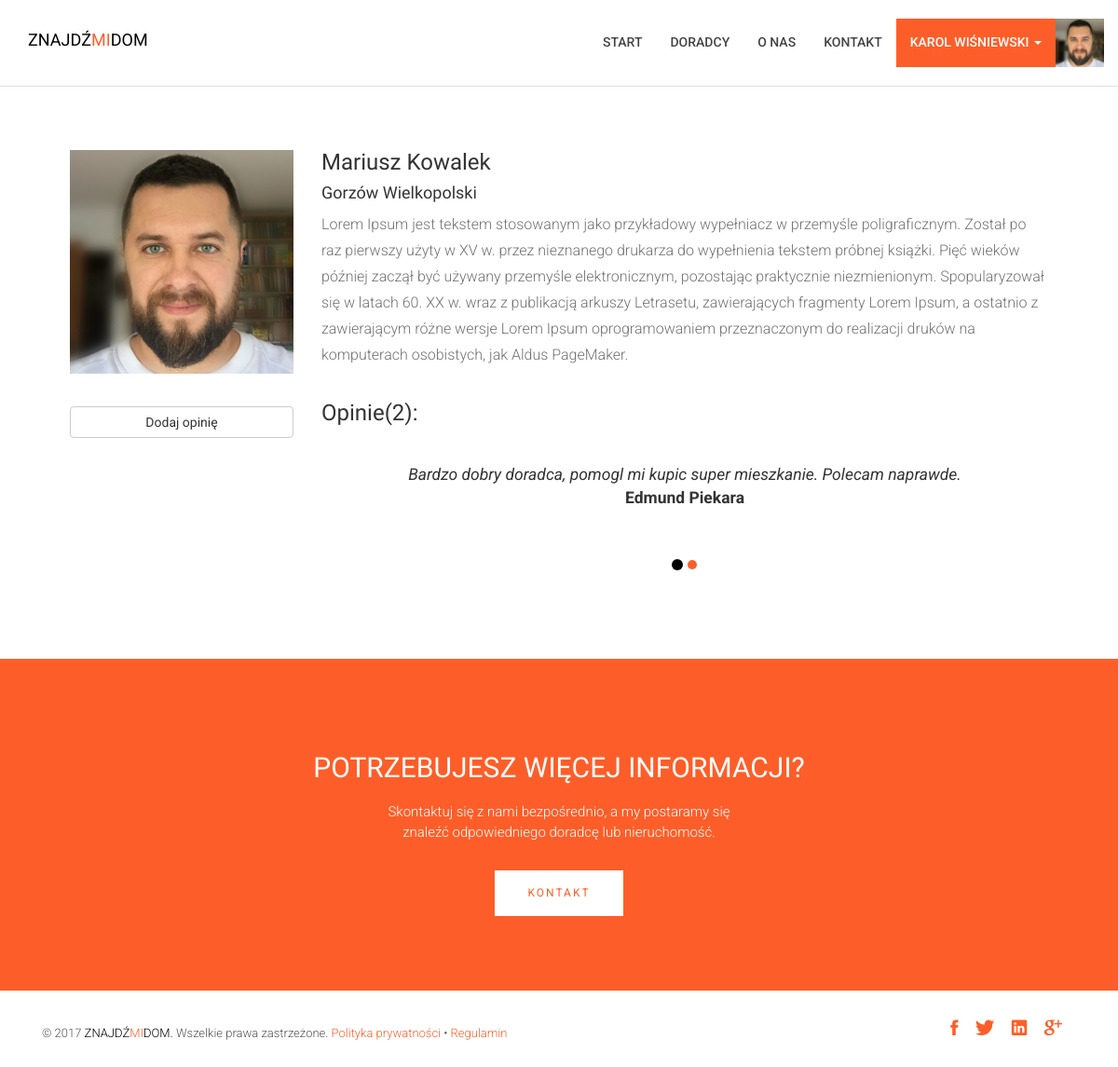
/doradcy/12/ (signed in), run on the app's committed database.
### profiles/models.py (models this page shows, shortened)
class Profile(models.Model):
	def validate_image(fieldfile_obj):
		filesize = fieldfile_obj.file.size
		megabyte_limit = 1
		if filesize > megabyte_limit*1024*1024:
			raise ValidationError("Zbyt duży rozmiar pliku. Użyj zdjęcia o rozmiarze poniżej %sMB" % str(megabyte_limit))
	user = models.OneToOneField(User, blank=True, null=True)
	avatar = models.ImageField(upload_to='avatar', blank=True, validators=[validate_image])
	description = models.TextField(blank=True)
	city = models.CharField(max_length=100, blank=True)
	updated = models.DateTimeField(auto_now=True, auto_now_add=False)
	timestamp = models.DateTimeField(auto_now=False, auto_now_add=True)
	def get_approved_reviews(self):
		return self.review_set.filter(approved="True")

class Review(models.Model):
	profile = models.ForeignKey(Profile)
	pub_date = models.DateTimeField(auto_now=False, auto_now_add=True)
	name = models.CharField(max_length=254)
	email = models.EmailField(max_length=254)
	company = models.CharField(max_length=254, blank=True, null=True)
	position = models.CharField(max_length=254, blank=True, null=True)
	message = models.TextField()
	approved = models.BooleanField(default=False)

### profiles/views.py (the view)
# urls.py: url(r'^(?P<pk>\d+)/$', views.profile_detail, name='detail'),
def profile_detail(request, pk):
	profile = get_object_or_404(Profile, pk=pk)
	return render(request, 'profiles/profile_detail.html', {'profile': profile,})

### profiles/templates/profiles/profile_detail.html (shortened to what this page needs)
{% extends "base.html" %}
{% load static from staticfiles %}
{% load crispy_forms_tags %}
{% load thumbnail %}
{% block content%}
<section id="page">
    <div class="container">
        <div class="row">
            <div class="col-md-12 col-sm-12">
                <div class="block wow fadeInDown" data-wow-delay=".2s" data-wow-duration="500ms">
                    <div class="col-md-3 col-sm-3">
                    {% if profile.avatar %}
					   <img src="{{ profile.avatar|thumbnail_url:'avatar' }}" id="profil" class="img-responsive" alt="{{ profile.user.get_full_name }}" width=400>
                    {% else %}
                        <img src="{% static 'images/avatar-default.jpg' %}" id="profil" class="img-responsive" alt="{{ profile.user.get_full_name }}" width=400>
                    {% endif %}
                    <div style="margin-top: 15px; ">
                        <br>
                        <a href="{% url 'profiles:add_review' pk=profile.pk %}" class="btn btn-block btn-default" role="button"> Dodaj opinię</a>
                    </div>
                    </div>
                    <div class="col-md-9 col-sm-9">
                        <h3> {{ profile.user.get_full_name }} </h3>
                        {% if profile.city %}
                        <h4> {{ profile.city }} </h4>
                        {% endif %}
                        {% if profile.description %}
                        <p>
                            {{ profile.description}}
                        </p>
                        {% endif %}
                        <h3 >Opinie({{ profile.get_approved_reviews.count }}):</h3>
                        {% if profile.get_approved_reviews %}
                        <div class="carousel slide" id="fade-quote-carousel" data-ride="carousel" data-interval="10000">
                            <ol class="carousel-indicators">
                            {% for review in profile.get_approved_reviews %}
                                {% if forloop.first %}
                                    <li data-target="#fade-quote-carousel" data-slide-to="{{ forloop.counter0 }}" class="active"></li>
                                {% else %}
                                    <li data-target="#fade-quote-carousel" data-slide-to="{{ forloop.counter0 }}"></li>
                                {% endif %}
                            {% endfor %}
                            </ol>
                            <div class="carousel-inner">
                            {% for review in profile.get_approved_reviews %}
                                {% if forloop.first %}
                                <div class="active item">
                                    <blockquote>
                                        <em>{{ review.message }}</em>
                                        <br><strong>{{ review.name }}</strong>
                                    </blockquote>
                                </div>
                                {% endif %}
                            {% endfor %}
                            </div>
                        </div>
                        {% else %}
                         <p>Ten doradca nie otrzymał jeszcze opini.</p>
                        {% endif %}
                    </div>
                </div>
            </div>
        </div>
    </div>
</section>
{% endblock %}

### templates/header.html (shortened to what this page needs)
{% load static from staticfiles %}
<header id="top-bar" class="navbar-fixed-top animated-header">
    <div class="container">
        <div class="navbar-header">
            <div class="navbar-brand">
                <a href="{% url 'home' %}" >
                    <span style="color: #000">ZNAJDŹ</span><span style="color: #fd5e29">MI</span><span style="color: #000">DOM</span>
                </a>
            </div>
        </div>
        <nav class="collapse navbar-collapse navbar-right" role="navigation">
            <div class="main-menu">
                <ul class="nav navbar-nav navbar-right">
                    <li {% if request.resolver_match.url_name == 'home' %}class="active"{% endif %}>
                        <a href="{% url 'home' %}" >Start</a>
                    </li>
                    <li {% if request.resolver_match.url_name == 'list' %}class="active"{% endif %}><a href="{% url 'profiles:list' %}">Doradcy</a></li>
                    <li {% if request.resolver_match.url_name == 'about' %}class="active"{% endif %}><a href="{% url 'about' %}">O nas</a></li>
                    <li {% if request.resolver_match.url_name == 'contact' %}class="active"{% endif %}><a href="{% url 'contact' %}">Kontakt</a></li>
                    {% if user.is_authenticated %}
					  <li class="dropdown">
                        <a href="{% url 'panel' %}" class="dropdown-toggle btn-panel">{{ user.get_full_name }} <span class="caret"></span></a>
                        </li>
                        <li>
                        {% if user.profile.avatar %}
                        <img src="{{ user.profile.avatar.url}}" id="profil-nav" class="img-responsive" alt="{{ profile.user.get_full_name }}" width=52>
                        {% else %}
                        <img src="{% static 'images/avatar-default.jpg' %}" id="profil-nav" class="img-responsive" alt="{{ profile.user.get_full_name }}" width=52>
                        {% endif %}
                        </li>
					{% endif %}
                </ul>
            </div>
        </nav>
    </div>
</header>

### assets/css/main.css (style rules this page uses)
body { font-family: 'Roboto', sans-serif; }
h1, h2, h3, h4, h5, h6 { font-family: 'Roboto Condensed', sans-serif; }
p { font-family: 'Roboto', sans-serif; line-height: 22px; font-size: 16px; font-weight: 300; }
ul { padding-left: 0; }
ul li { list-style: none; }
a { color: #fd5e29; }
img#profil { margin-top: 20px; }
.navbar-header .navbar-brand { padding: 5px 0; }
.navbar-header .navbar-brand a { height: auto; display: inline-block; margin-top: 8px; }
#top-bar { background: #fff; color: #fff; -webkit-transition: all 0.2s ease-out 0s; transition: all 0.2s ease-out 0s; padding: 15px 0; -webkit-box-shadow: 0 0 3px 0 rgba(0, 0, 0, 0.1); box-shadow: 0 0 3px 0 rgba(0, 0, 0, 0.1); border-bottom: 1px solid #dedede; }
#top-bar.animated-header { padding: 20px 0; background: #ffffff; box-shadow: none; }
#top-bar .main-menu li > a { color: #444; }
#top-bar .main-menu li { position: relative; }
#top-bar .main-menu li a { font-size: 14px; font-weight: 500; border-bottom: 2px solid transparent; -webkit-transition: .3s all; -o-transition: .3s all; transition: .3s all; text-transform: uppercase; }
#page { padding: 30px 0 70px; }
#page .block { padding: 20px 30px 0 30px; }
#page .block p { color: #727272; font-size: 16px; line-height: 28px; margin-bottom: 35px; }
#page .block img { max-width: 100%; }
#fade-quote-carousel.carousel { padding-bottom: 60px; }
#fade-quote-carousel.carousel .carousel-inner .item { opacity: 0; -webkit-transition-property: opacity; -ms-transition-property: opacity; transition-property: opacity; }
#fade-quote-carousel.carousel .carousel-inner .active { opacity: 1; -webkit-transition-property: opacity; -ms-transition-property: opacity; transition-property: opacity; }
#fade-quote-carousel.carousel .carousel-indicators { bottom: 10px; }
#fade-quote-carousel.carousel .carousel-indicators > li { background-color: #fd5e29; border: none; }
#fade-quote-carousel.carousel .carousel-indicators > li.active { background-color: #000; }
#fade-quote-carousel blockquote { text-align: center; border: none; }
#top-bar .main-menu li > a.dropdown-toggle.btn-panel { min-width: 160px; background-color: #fd5e29; color: #fff; }

### data on the page
Profile: avatar|thumbnail_url (picture), user.get_full_name "Mariusz Kowalek", city "Gorzów Wielkopolski", description "Lorem Ipsum jest tekstem stosowanym jako przykładowy wypełniacz w przemyśle poligraficznym. Został po raz pierwszy użyty w XV w. przez nieznanego drukarza do wypełnienia tekstem próbnej książki. Pięć wieków później zaczął być używany przemyśle elektronicznym, pozostając praktycznie niezmienionym. Spopularyzował się w latach 60. XX w. wraz z publikacją arkuszy Letrasetu, zawierających fragmenty Lorem Ipsum, a ostatnio z zawierającym różne wersje Lorem Ipsum oprogramowaniem przeznaczonym do realizacji druków na komputerach osobistych, jak Aldus PageMaker.", get_approved_reviews.count "2"
Review: message "Bardzo dobry doradca, pomogl mi kupic super mieszkanie. Polecam naprawde.", name "Edmund Piekara"

### other printed values
{{ user.get_full_name }} "KAROL WIŚNIEWSKI"
